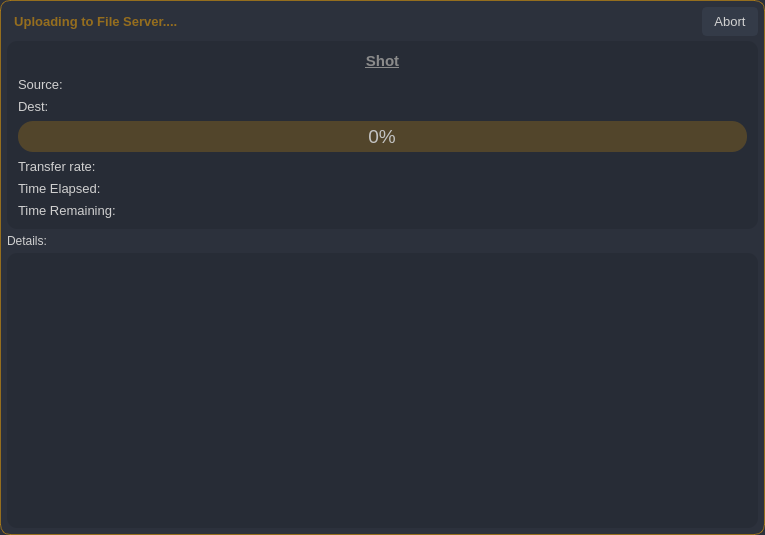
<?xml version="1.0" encoding="UTF-8"?>
<ui version="4.0">
 <class>Copy_Dialog</class>
 <widget class="QDialog" name="Copy_Dialog">
  <property name="geometry">
   <rect>
    <x>0</x>
    <y>0</y>
    <width>765</width>
    <height>535</height>
   </rect>
  </property>
  <property name="sizePolicy">
   <sizepolicy hsizetype="Fixed" vsizetype="Fixed">
    <horstretch>0</horstretch>
    <verstretch>0</verstretch>
   </sizepolicy>
  </property>
  <property name="windowTitle">
   <string>Dialog</string>
  </property>
  <property name="styleSheet">
   <string notr="true">background-color: rgb(44, 49, 60);
border:1px solid rgb(255, 170, 0, 0.5);
border-radius: 10px;
color: rgb(208, 208, 208);</string>
  </property>
  <layout class="QGridLayout" name="gridLayout">
   <property name="leftMargin">
    <number>7</number>
   </property>
   <property name="topMargin">
    <number>7</number>
   </property>
   <property name="rightMargin">
    <number>7</number>
   </property>
   <property name="bottomMargin">
    <number>7</number>
   </property>
   <property name="horizontalSpacing">
    <number>0</number>
   </property>
   <property name="verticalSpacing">
    <number>5</number>
   </property>
   <item row="4" column="0">
    <widget class="QLabel" name="label_2">
     <property name="font">
      <font>
       <pointsize>9</pointsize>
      </font>
     </property>
     <property name="styleSheet">
      <string notr="true">border:none;</string>
     </property>
     <property name="text">
      <string>Details:</string>
     </property>
    </widget>
   </item>
   <item row="1" column="2">
    <spacer name="horizontalSpacer">
     <property name="orientation">
      <enum>Qt::Horizontal</enum>
     </property>
     <property name="sizeHint" stdset="0">
      <size>
       <width>40</width>
       <height>20</height>
      </size>
     </property>
    </spacer>
   </item>
   <item row="1" column="0">
    <widget class="QLabel" name="label">
     <property name="font">
      <font>
       <pointsize>10</pointsize>
       <weight>75</weight>
       <bold>true</bold>
      </font>
     </property>
     <property name="styleSheet">
      <string notr="true">color: rgb(255, 170, 0, 0.5);
border:none</string>
     </property>
     <property name="text">
      <string>  Uploading to File Server.... </string>
     </property>
    </widget>
   </item>
   <item row="1" column="3">
    <widget class="QPushButton" name="pushButton">
     <property name="font">
      <font>
       <family>Segoe UI</family>
       <pointsize>10</pointsize>
      </font>
     </property>
     <property name="toolTip">
      <string>Stop Uploading</string>
     </property>
     <property name="styleSheet">
      <string notr="true">QPushButton {
	border: 2px solid rgb(52, 59, 72);
	border-radius: 5px;	
	background-color: rgb(52, 59, 72);
	color: rgb(210, 210, 210);
	padding-left:10px;
	padding-right:10px;
	padding-top:5px;
	padding-bottom:5px
}
QPushButton:hover {
	background-color: rgb(255, 0, 0,0.5);
	border: 2px solid rgb(61, 70, 86);
}
QPushButton:pressed {	
	background-color: rgb(35, 40, 49);
	border: 2px solid rgb(43, 50, 61);
}</string>
     </property>
     <property name="text">
      <string>Abort</string>
     </property>
     <property name="icon">
      <iconset resource="../files.qrc">
       <normaloff>:/16x16/icons/16x16/cil-x.png</normaloff>:/16x16/icons/16x16/cil-x.png</iconset>
     </property>
     <property name="iconSize">
      <size>
       <width>20</width>
       <height>20</height>
      </size>
     </property>
    </widget>
   </item>
   <item row="3" column="0" colspan="4">
    <widget class="QFrame" name="frame">
     <property name="styleSheet">
      <string notr="true">background-color: rgb(39, 44, 54);
border-radius:10px;
border:none</string>
     </property>
     <property name="frameShape">
      <enum>QFrame::StyledPanel</enum>
     </property>
     <property name="frameShadow">
      <enum>QFrame::Raised</enum>
     </property>
     <layout class="QVBoxLayout" name="verticalLayout">
      <property name="spacing">
       <number>7</number>
      </property>
      <property name="leftMargin">
       <number>11</number>
      </property>
      <property name="topMargin">
       <number>11</number>
      </property>
      <property name="rightMargin">
       <number>11</number>
      </property>
      <property name="bottomMargin">
       <number>11</number>
      </property>
      <item>
       <widget class="QLabel" name="shot_lbl">
        <property name="font">
         <font>
          <pointsize>11</pointsize>
          <weight>75</weight>
          <bold>true</bold>
          <underline>true</underline>
         </font>
        </property>
        <property name="styleSheet">
         <string notr="true">color: rgb(139, 139, 139);</string>
        </property>
        <property name="text">
         <string>Shot</string>
        </property>
        <property name="alignment">
         <set>Qt::AlignCenter</set>
        </property>
       </widget>
      </item>
      <item>
       <widget class="QLabel" name="lbl_src">
        <property name="font">
         <font>
          <family>Segoe UI</family>
          <pointsize>10</pointsize>
         </font>
        </property>
        <property name="text">
         <string>Source:</string>
        </property>
       </widget>
      </item>
      <item>
       <widget class="QLabel" name="lbl_dest">
        <property name="font">
         <font>
          <family>Segoe UI</family>
          <pointsize>10</pointsize>
         </font>
        </property>
        <property name="text">
         <string>Dest:</string>
        </property>
       </widget>
      </item>
      <item>
       <widget class="QProgressBar" name="pb">
        <property name="font">
         <font>
          <pointsize>14</pointsize>
         </font>
        </property>
        <property name="styleSheet">
         <string notr="true">QProgressBar
{
background-color:  rgba(255, 170, 0, 0.2);
border-radius: 15px;
color: rgb(195, 195, 195);
}
QProgressBar::chunk 
{
background-color: rgb(255, 170, 0, 0.5);
border-radius :15px;
}</string>
        </property>
        <property name="value">
         <number>0</number>
        </property>
        <property name="alignment">
         <set>Qt::AlignCenter</set>
        </property>
       </widget>
      </item>
      <item>
       <widget class="QLabel" name="lbl_rate">
        <property name="font">
         <font>
          <family>Segoe UI</family>
          <pointsize>10</pointsize>
         </font>
        </property>
        <property name="text">
         <string>Transfer rate:</string>
        </property>
       </widget>
      </item>
      <item>
       <widget class="QLabel" name="lbl_time_elapsed">
        <property name="font">
         <font>
          <family>Segoe UI</family>
          <pointsize>10</pointsize>
         </font>
        </property>
        <property name="text">
         <string>Time Elapsed:</string>
        </property>
       </widget>
      </item>
      <item>
       <widget class="QLabel" name="lbl_time_remaining">
        <property name="font">
         <font>
          <family>Segoe UI</family>
          <pointsize>10</pointsize>
         </font>
        </property>
        <property name="text">
         <string>Time Remaining:</string>
        </property>
       </widget>
      </item>
     </layout>
    </widget>
   </item>
   <item row="5" column="0" colspan="4">
    <widget class="QFrame" name="frame_2">
     <property name="styleSheet">
      <string notr="true">background-color: rgb(39, 44, 54);
border:none;</string>
     </property>
     <property name="frameShape">
      <enum>QFrame::StyledPanel</enum>
     </property>
     <property name="frameShadow">
      <enum>QFrame::Raised</enum>
     </property>
     <layout class="QVBoxLayout" name="verticalLayout_2">
      <item>
       <widget class="QTextEdit" name="shot_details_textEdit">
        <property name="font">
         <font>
          <pointsize>10</pointsize>
         </font>
        </property>
        <property name="styleSheet">
         <string notr="true">border:none;</string>
        </property>
        <property name="html">
         <string>&lt;!DOCTYPE HTML PUBLIC &quot;-//W3C//DTD HTML 4.0//EN&quot; &quot;http://www.w3.org/TR/REC-html40/strict.dtd&quot;&gt;
&lt;html&gt;&lt;head&gt;&lt;meta name=&quot;qrichtext&quot; content=&quot;1&quot; /&gt;&lt;style type=&quot;text/css&quot;&gt;
p, li { white-space: pre-wrap; }
&lt;/style&gt;&lt;/head&gt;&lt;body style=&quot; font-family:'MS Shell Dlg 2'; font-size:10pt; font-weight:400; font-style:normal;&quot;&gt;
&lt;p style=&quot;-qt-paragraph-type:empty; margin-top:0px; margin-bottom:0px; margin-left:0px; margin-right:0px; -qt-block-indent:0; text-indent:0px;&quot;&gt;&lt;br /&gt;&lt;/p&gt;&lt;/body&gt;&lt;/html&gt;</string>
        </property>
       </widget>
      </item>
     </layout>
    </widget>
   </item>
  </layout>
 </widget>
 <resources>
  <include location="../files.qrc"/>
 </resources>
 <connections/>
</ui>
